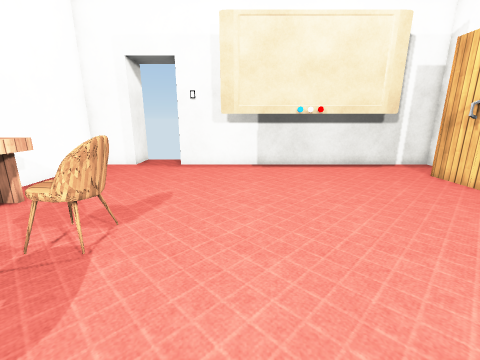
view 1 (above)

22 first-person views from a walk through a 3-D level made in the Unity game engine. The camera is 1.3 m above the floor, tilts 14° down and sees 90° across. The floor is counted in squares, 0.5 m on a side. Each view is taken from the middle of a square. On the plan, view 1 faces up. The plan holds only what a view shows up to about 17 squares ahead; the rest is blank. Door leaves are left out, so doorways stand open. Some surface patterns are stand-ins.

view 2
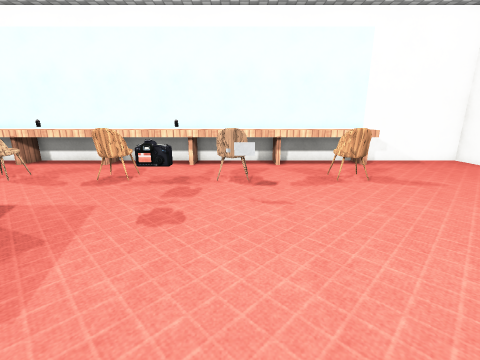

view 3
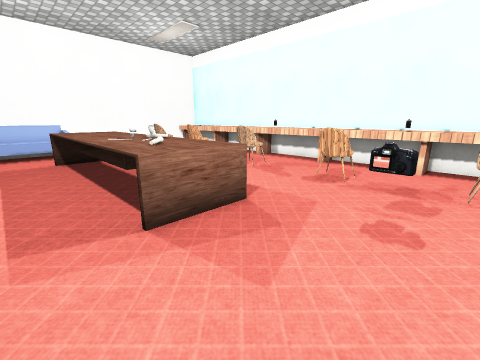

view 4
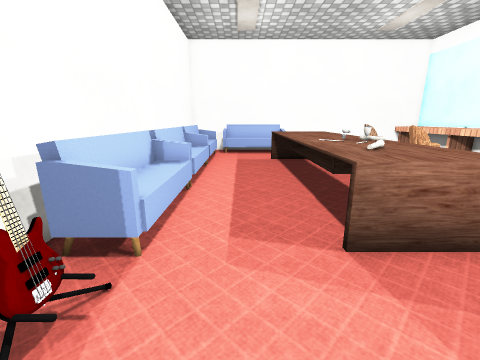

view 5
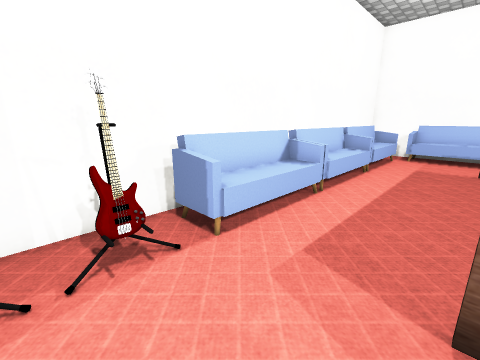

view 6
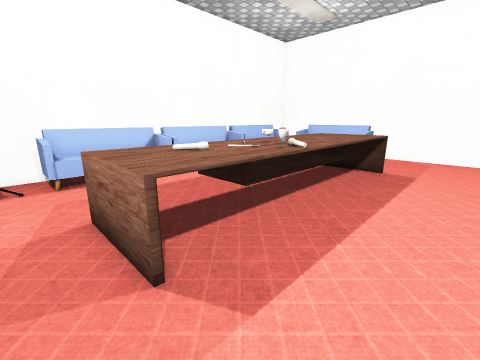

view 7
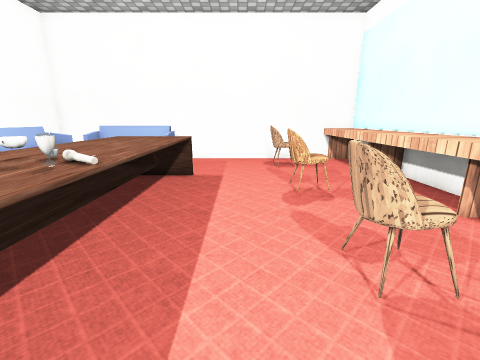

view 8
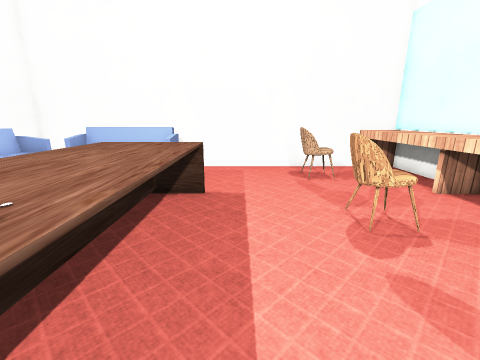

view 9
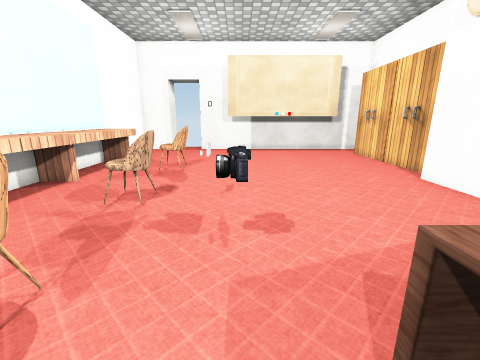

view 10
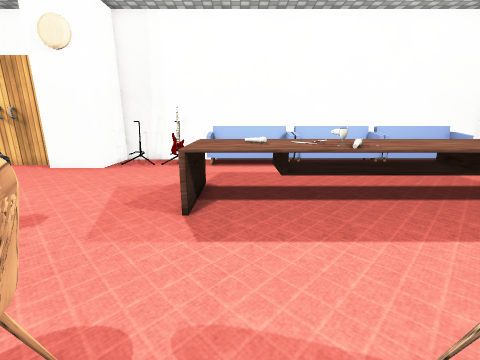

view 11
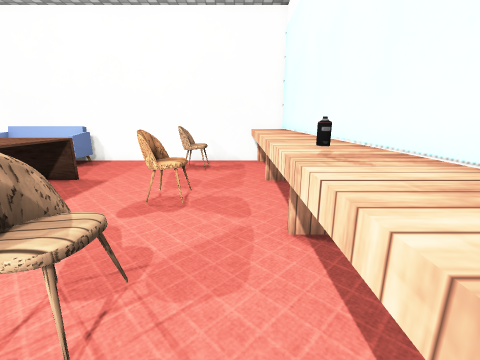

view 12
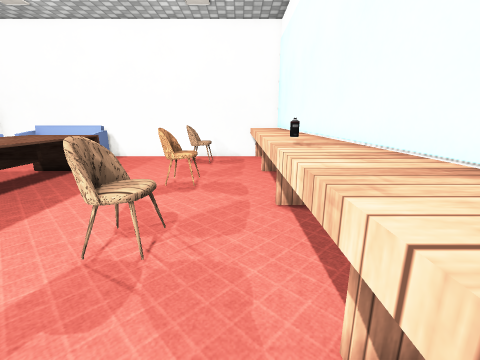

view 13
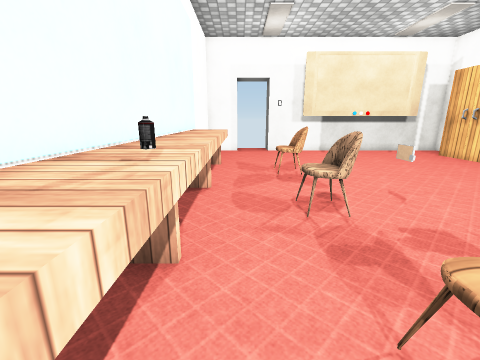

view 14
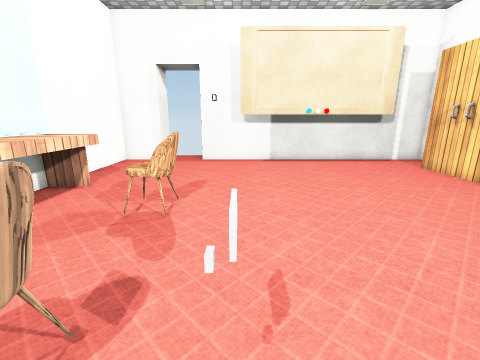

view 15
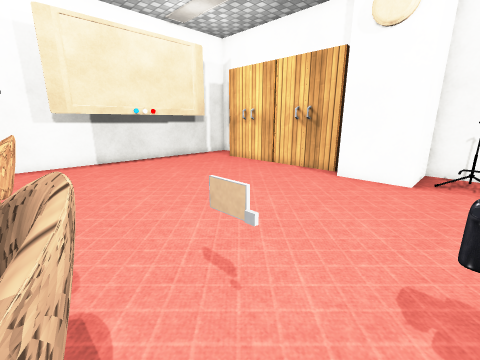

view 16
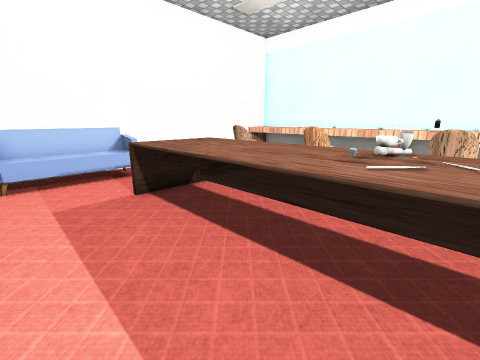

view 17
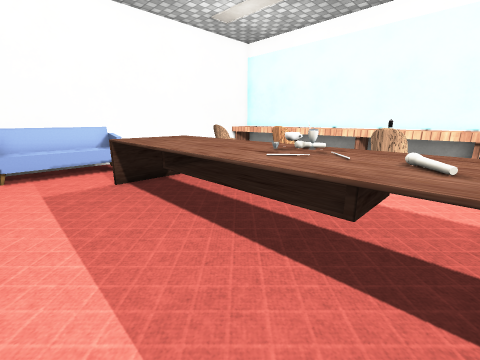

view 18
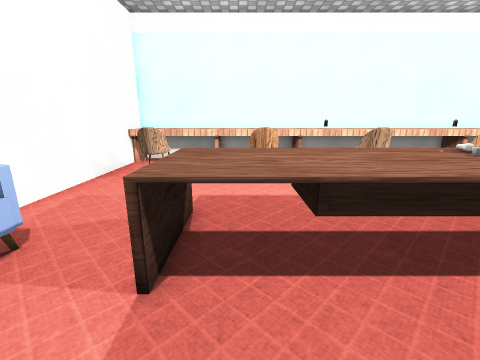

view 19
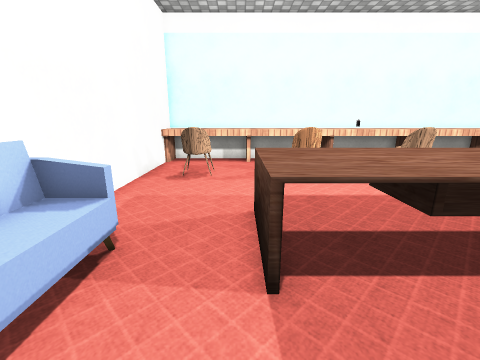

view 20
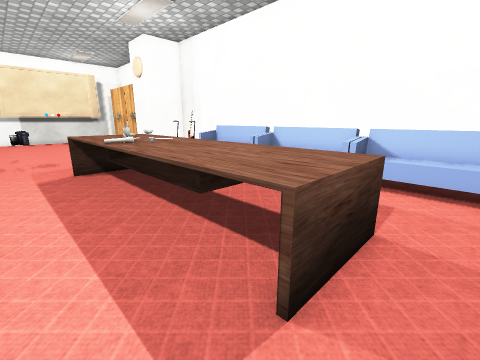

view 21
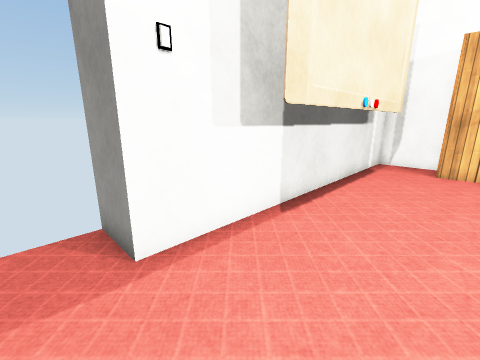

view 22
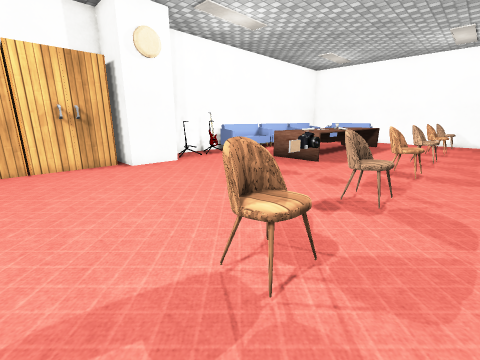

### Floor plan
Key: @ floor where view 1 was taken; # wall or solid block; . floor; D open door; ^ raised ledge; C cabinet; H chair; T table; S sofa; G guitar; O other object.
Columns run from 9 left of view 1 to 11 right of it. Each row starts with its distance up from view 1.
 16    # #
 15    DDD#
 14 ####..####      #####
 13 #.......##########..#
 12 #...................#
 11 #.................C C
 10 #.................C
  9 #.................C
  8 #^^...............C
  7 #^^...............CCC
  6 #^^...............C
  5 #^^..HH...........C
  4 #^^..HH...........C
  3 #^^..............##C#
  2 #^^..............#
  1 #^^..............#
  0 #^^..HH.O@.......####
 -1 #^^..HH.............#
 -2 #^^......O.........G#
 -3 #^^......O..........#
 -4 #^O...............GG#
 -5 #^^..HH...........G.#
 -6 #^^..HH...OOOOO...SS#
 -7 #^^.......OOOOO...SS#
 -8 #^^.......OOOOO...SS#
 -9 #^^.......OOOOO...SS#
-10 #^^..HH...OOTOO...SS#
-11 #^^..HH...OTTTO...SS#
-12 #^O.......OOTOO...SS#
-13 #^^.......OOOOO...SS#
-14 #^^.......OOOOO...SS#
-15 #^^..HH...OOOOO...SS#
-16 #^^..HH...OOOOO...SS#
-17 #^^.......OOOOO...SS#
-18 #^^.......OOOOO...SS#
-19 #^^........OOO....SS#
-20 #^^..HH...........SS#
-21 #^^..HH......SSSSSSS#
-22 #^^..HH.....SSSSSS. #
-23 #^^.........SSSSSS. #
-24 #####################

Positions as (right, up) in squares from view 1, and headings:
1: (0, 0), facing up
2: (7, 0), facing left
3: (7, -1), facing down-left
4: (7, -2), facing down
5: (5, -3), facing down-right
6: (-2, -5), facing down-right
7: (-1, -7), facing down
8: (0, -10), facing down
9: (0, -8), facing up
10: (-5, -8), facing right
11: (-6, -8), facing down
12: (-6, -6), facing down
13: (-6, -7), facing up
14: (-1, -2), facing up
15: (-3, -2), facing up-right
16: (8, -10), facing down-left
17: (8, -8), facing down-left
18: (8, -17), facing left
19: (8, -19), facing left
20: (-1, -20), facing up-right
21: (-5, 10), facing up-right
22: (-6, 8), facing down-right
